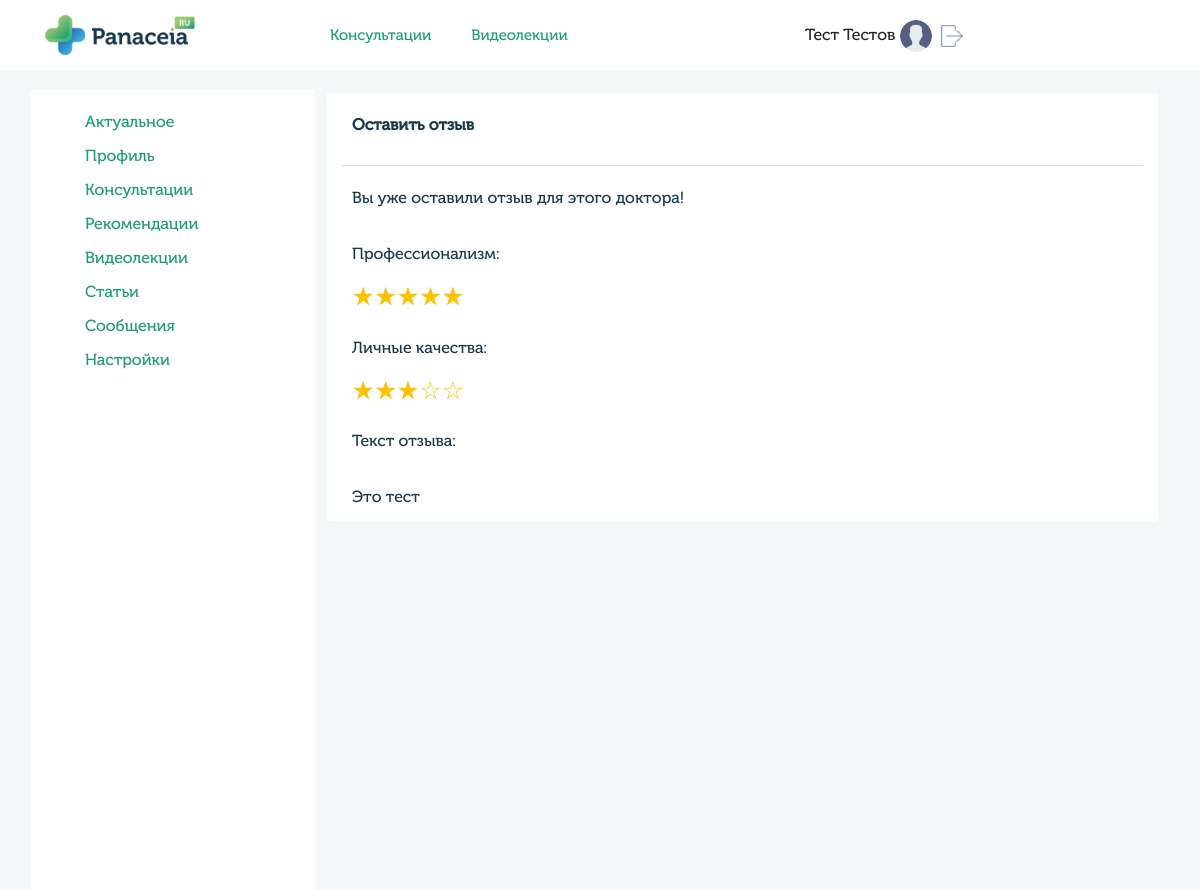
/profile/reviews/?doctor_id=67 (signed in), run on an earlier commit of the app's database.
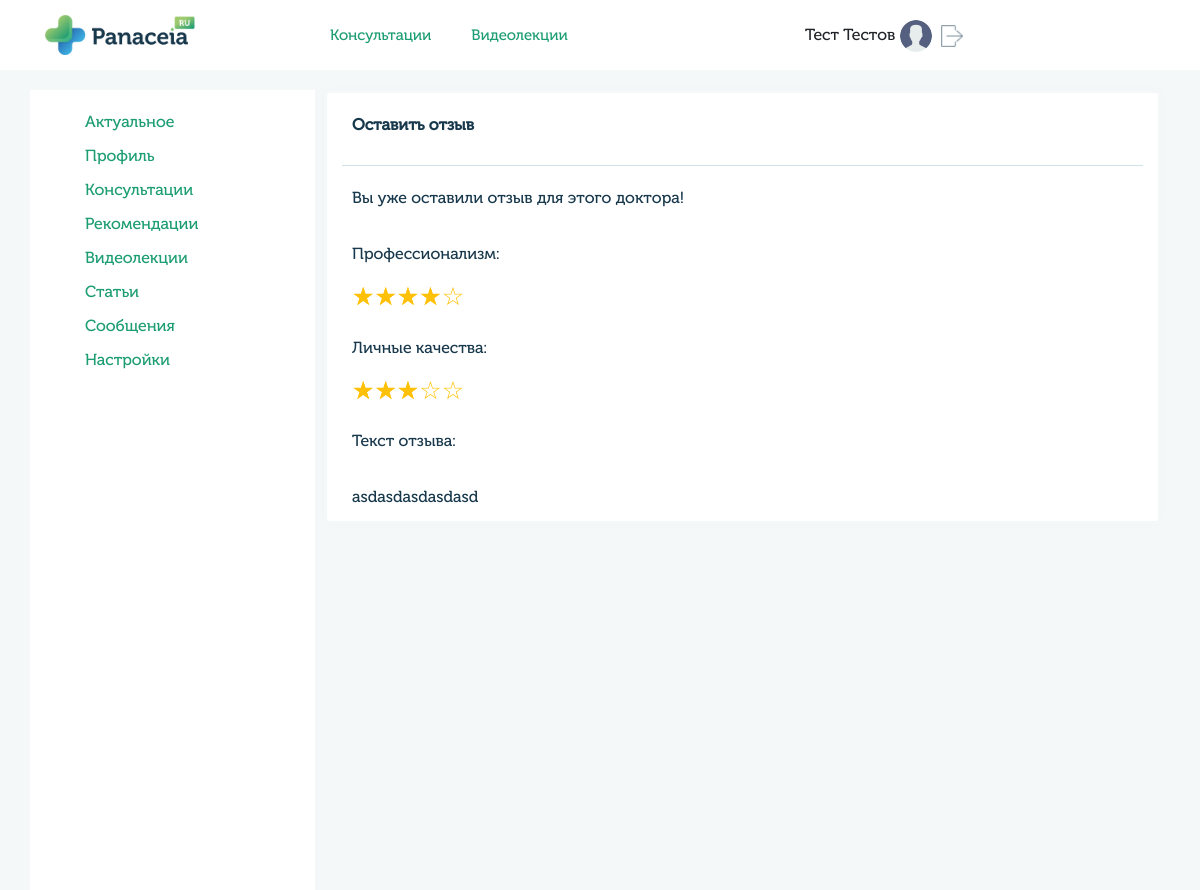
And on a later commit of the database.
### doctors/models.py (models this page shows, shortened)
class Review(models.Model):
    title = models.CharField(blank=True, max_length=100, verbose_name='Заголовок')
    text = models.TextField(blank=True, max_length=3000, verbose_name='Текст Отзыва')
    doctor_id = models.IntegerField(blank=True, verbose_name='Доктор', default=1)
    user_id = models.IntegerField(blank=True, verbose_name='Пациент', default=1)
    star_prof = models.IntegerField(blank=True, verbose_name='Профессионализм', default=0)
    star_pers = models.IntegerField(blank=True, verbose_name='Личные качества', default=0)
    date = models.DateTimeField(verbose_name='Создан', default=timezone.now)
    class Meta:
        verbose_name = 'Отзыв'
        verbose_name_plural = 'Отзывы'

### userprofile/views.py (the view, shortened to what this page needs)
# urls.py: path('profile/reviews/', views.profile_page_view, name='user_profile_reviews'),
@login_required
def profile_page_view(request):
    if request.user.is_authenticated:
        user_profile = UserMain.objects.get(user=request.user)
        user_doctor = UserDoctor.objects.get(user=request.user)
        user_spec = Specialty.objects.filter(content=request.user)
        user_associations = Associations.objects.filter(content=request.user)
        user_education = Education.objects.filter(content=request.user)
        user_qualification = Qualification.objects.filter(content=request.user)
        user_services = Service.objects.filter(content=request.user)
        user_documents = Document.objects.filter(content=request.user)
        timezone = TimeZone.objects.all()
        articles = Article.objects.filter(user=request.user.id).order_by('id').reverse()
        specialty_list = SpecialtyList.objects.all()
        data = {'user_profile': user_profile}
        if request.path == '/profile/consalt_user/':
            meetings = get_meetings_list(Meeting, Specialty, UserMain, request.user.id)
            data.update({'title': 'Консультации'})
            data.update({'meetings': meetings})
        if request.path == '/profile/grafik/':
            if request.user.groups.filter(name='doctors').exists():
                data.update({'title': 'График'})
                return render(request, 'profile/grafik.html', data)
            else:
                return render(request, 'errs/404.html')
        if request.path == '/profile/info/':
            data.update({'title': 'Актуальное'})
            return render(request, 'profile/profile.html', data)
        if request.path == '/profile/recomend/':
            data.update({'title': 'Рекомендации'})
            return render(request, 'profile/recomend.html', data)
        if request.path == '/profile/consalt_user/':
            data.update({'title': 'Консультации'})
            return render(request, 'profile/consalt_user.html', data)
        if request.path == '/profile/videos/':
            data.update({'title': 'Видео'})
            return render(request, 'profile/videos.html', data)
        if request.path == '/profile/settings/':
            data.update({'title': 'Настройки'})
            return render(request, 'profile/settings.html', data)
        if request.path == '/profile/articles/':
            data.update({'title': 'Статьи'})
            data.update({'articles': articles})
            return render(request, 'profile/articles.html', data)
        if request.path == '/profile/reviews/':
            data.update({'title': 'Отзывы'})
            if request.user.groups.filter(name='users').exists():
                doctor_id = request.GET['doctor_id']
                user_id = request.user.id
                reviews = Review.objects.filter(user_id=user_id, doctor_id=doctor_id)
                meetings = Meeting.objects.filter(user_id=user_id, doctor_id=doctor_id)
                if len(meetings) == 0:
                    txt = 'Вы не можете оставить отзыв!'
                    data.update({'reviews': reviews, 'txt': txt})
                    return render(request, 'profile/reviews_err.html', data)
                if len(reviews) < 1:
                    data.update({'doctor_id': doctor_id})
                    return render(request, 'profile/reviews.html', data)
                else:
                    txt = 'Вы уже оставили отзыв для этого доктора!'
                    data.update({'reviews': reviews, 'txt': txt})
                    return render(request, 'profile/reviews_err.html', data)
    else:
        return redirect('login')

### templates/profile/reviews_err.html
{% extends "base_generic.html" %}
{% block content %}
{% load static %}
<div class="col-md-9 px-4">
    <div class="row">
        <div class="col-md-12 block-info">
            <h4>Оставить отзыв</h4>
            <div class="line"></div>
            <p>Вы уже оставили отзыв для этого доктора!</p>
            {% for review in reviews %}
                <p>Профессионализм:</p>
                <div class="star-rate star-prof" data-rate-value="{{review.star_prof}}" style="pointer-events: none"></div>
                <p>Личные качества:</p>
                <div class="star-rate star-pers" data-rate-value="{{review.star_pers}}" style="pointer-events: none"></div>
                <p>Текст отзыва:</p>
                <p>{{review.text}}</p>
            {% endfor %}
        </div>
    </div>
</div>
{% endblock %}

What changed in the data, as far as the page shows it:
removed Review: {{ review.star_prof }} 5 (drawn), {{ review.star_pers }} 3 (drawn), text "Это тест"
added Review: {{ review.star_prof }} 4 (drawn), {{ review.star_pers }} 3 (drawn), text "asdasdasdasdasd"
